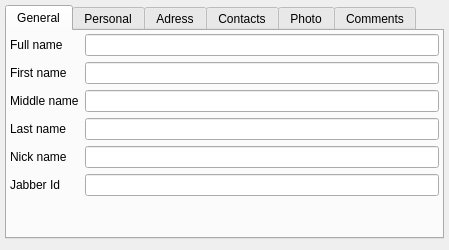
<?xml version="1.0" encoding="UTF-8"?>
<ui version="4.0">
 <class>VCardDialogClass</class>
 <widget class="QDialog" name="VCardDialogClass">
  <property name="geometry">
   <rect>
    <x>0</x>
    <y>0</y>
    <width>449</width>
    <height>250</height>
   </rect>
  </property>
  <layout class="QVBoxLayout" name="verticalLayout">
   <property name="margin">
    <number>5</number>
   </property>
   <item>
    <widget class="QTabWidget" name="twtVCard">
     <property name="currentIndex">
      <number>0</number>
     </property>
     <widget class="QWidget" name="tabGeneral">
      <attribute name="title">
       <string>General</string>
      </attribute>
      <layout class="QFormLayout" name="lotGeneral">
       <property name="margin">
        <number>3</number>
       </property>
       <item row="0" column="0">
        <widget class="QLabel" name="lblFullName">
         <property name="text">
          <string>Full name</string>
         </property>
         <property name="textFormat">
          <enum>Qt::PlainText</enum>
         </property>
         <property name="buddy">
          <cstring>lneFullName</cstring>
         </property>
        </widget>
       </item>
       <item row="0" column="1">
        <widget class="QLineEdit" name="lneFullName"/>
       </item>
       <item row="1" column="0">
        <widget class="QLabel" name="lblFirstName">
         <property name="text">
          <string>First name</string>
         </property>
         <property name="textFormat">
          <enum>Qt::PlainText</enum>
         </property>
         <property name="buddy">
          <cstring>lneFirstName</cstring>
         </property>
        </widget>
       </item>
       <item row="1" column="1">
        <widget class="QLineEdit" name="lneFirstName"/>
       </item>
       <item row="2" column="0">
        <widget class="QLabel" name="lblMiddleName">
         <property name="text">
          <string>Middle name</string>
         </property>
         <property name="textFormat">
          <enum>Qt::PlainText</enum>
         </property>
         <property name="buddy">
          <cstring>lneMiddleName</cstring>
         </property>
        </widget>
       </item>
       <item row="2" column="1">
        <widget class="QLineEdit" name="lneMiddleName"/>
       </item>
       <item row="3" column="0">
        <widget class="QLabel" name="lblLastName">
         <property name="text">
          <string>Last name</string>
         </property>
         <property name="textFormat">
          <enum>Qt::PlainText</enum>
         </property>
         <property name="buddy">
          <cstring>lneLastName</cstring>
         </property>
        </widget>
       </item>
       <item row="3" column="1">
        <widget class="QLineEdit" name="lneLastName"/>
       </item>
       <item row="4" column="0">
        <widget class="QLabel" name="lblNickName">
         <property name="text">
          <string>Nick name</string>
         </property>
         <property name="textFormat">
          <enum>Qt::PlainText</enum>
         </property>
         <property name="buddy">
          <cstring>lneNickName</cstring>
         </property>
        </widget>
       </item>
       <item row="4" column="1">
        <widget class="QLineEdit" name="lneNickName"/>
       </item>
       <item row="5" column="0">
        <widget class="QLabel" name="lblJabberId">
         <property name="text">
          <string>Jabber Id</string>
         </property>
         <property name="textFormat">
          <enum>Qt::PlainText</enum>
         </property>
         <property name="buddy">
          <cstring>lneJabberId</cstring>
         </property>
        </widget>
       </item>
       <item row="5" column="1">
        <widget class="QLineEdit" name="lneJabberId"/>
       </item>
      </layout>
     </widget>
     <widget class="QWidget" name="tabPersonal">
      <attribute name="title">
       <string>Personal</string>
      </attribute>
      <layout class="QFormLayout" name="lotPersonal">
       <property name="margin">
        <number>3</number>
       </property>
       <item row="0" column="0">
        <widget class="QLabel" name="lblBirthday">
         <property name="text">
          <string>Birthday</string>
         </property>
         <property name="textFormat">
          <enum>Qt::PlainText</enum>
         </property>
         <property name="buddy">
          <cstring>dedBirthday</cstring>
         </property>
        </widget>
       </item>
       <item row="0" column="1">
        <layout class="QHBoxLayout" name="lotPersonalBirthday">
         <item>
          <widget class="QDateEdit" name="dedBirthday">
           <property name="sizePolicy">
            <sizepolicy hsizetype="Expanding" vsizetype="Fixed">
             <horstretch>0</horstretch>
             <verstretch>0</verstretch>
            </sizepolicy>
           </property>
           <property name="dateTime">
            <datetime>
             <hour>0</hour>
             <minute>0</minute>
             <second>0</second>
             <year>1900</year>
             <month>1</month>
             <day>1</day>
            </datetime>
           </property>
           <property name="minimumDateTime">
            <datetime>
             <hour>0</hour>
             <minute>0</minute>
             <second>0</second>
             <year>1900</year>
             <month>1</month>
             <day>1</day>
            </datetime>
           </property>
           <property name="displayFormat">
            <string>dd.MMMM.yyyy</string>
           </property>
           <property name="calendarPopup">
            <bool>true</bool>
           </property>
          </widget>
         </item>
         <item>
          <widget class="QLabel" name="lblGender">
           <property name="text">
            <string>Gender</string>
           </property>
           <property name="textFormat">
            <enum>Qt::PlainText</enum>
           </property>
           <property name="buddy">
            <cstring>cmbGender</cstring>
           </property>
          </widget>
         </item>
         <item>
          <widget class="QComboBox" name="cmbGender">
           <property name="sizePolicy">
            <sizepolicy hsizetype="Expanding" vsizetype="Fixed">
             <horstretch>0</horstretch>
             <verstretch>0</verstretch>
            </sizepolicy>
           </property>
          </widget>
         </item>
        </layout>
       </item>
       <item row="1" column="0">
        <widget class="QLabel" name="lblMarital">
         <property name="text">
          <string>Marital status</string>
         </property>
         <property name="textFormat">
          <enum>Qt::PlainText</enum>
         </property>
         <property name="buddy">
          <cstring>lneMarital</cstring>
         </property>
        </widget>
       </item>
       <item row="1" column="1">
        <widget class="QLineEdit" name="lneMarital"/>
       </item>
       <item row="2" column="0">
        <widget class="QLabel" name="lblOcuupation">
         <property name="text">
          <string>Occupation</string>
         </property>
         <property name="textFormat">
          <enum>Qt::PlainText</enum>
         </property>
         <property name="buddy">
          <cstring>lneTitle</cstring>
         </property>
        </widget>
       </item>
       <item row="2" column="1">
        <widget class="QLineEdit" name="lneTitle"/>
       </item>
       <item row="3" column="0">
        <widget class="QLabel" name="lblCompany">
         <property name="text">
          <string>Company</string>
         </property>
         <property name="textFormat">
          <enum>Qt::PlainText</enum>
         </property>
         <property name="buddy">
          <cstring>lneCompany</cstring>
         </property>
        </widget>
       </item>
       <item row="3" column="1">
        <widget class="QLineEdit" name="lneCompany"/>
       </item>
       <item row="4" column="0">
        <widget class="QLabel" name="lblDepartment">
         <property name="text">
          <string>Department</string>
         </property>
         <property name="textFormat">
          <enum>Qt::PlainText</enum>
         </property>
         <property name="buddy">
          <cstring>lneDepartment</cstring>
         </property>
        </widget>
       </item>
       <item row="4" column="1">
        <widget class="QLineEdit" name="lneDepartment"/>
       </item>
       <item row="5" column="0">
        <widget class="QLabel" name="lblRole">
         <property name="text">
          <string>Role</string>
         </property>
         <property name="textFormat">
          <enum>Qt::PlainText</enum>
         </property>
         <property name="buddy">
          <cstring>lneRole</cstring>
         </property>
        </widget>
       </item>
       <item row="5" column="1">
        <widget class="QLineEdit" name="lneRole"/>
       </item>
       <item row="6" column="0">
        <widget class="QLabel" name="lblHomePage">
         <property name="text">
          <string>Home page</string>
         </property>
         <property name="textFormat">
          <enum>Qt::PlainText</enum>
         </property>
         <property name="buddy">
          <cstring>lneHomePage</cstring>
         </property>
        </widget>
       </item>
       <item row="6" column="1">
        <widget class="QLineEdit" name="lneHomePage"/>
       </item>
      </layout>
     </widget>
     <widget class="QWidget" name="tabAdress">
      <attribute name="title">
       <string>Adress</string>
      </attribute>
      <layout class="QHBoxLayout" name="lotAdress">
       <property name="margin">
        <number>3</number>
       </property>
       <item>
        <widget class="QGroupBox" name="grbHomeAdress">
         <property name="title">
          <string>Home</string>
         </property>
         <property name="flat">
          <bool>true</bool>
         </property>
         <layout class="QFormLayout" name="lotAdressHome">
          <property name="margin">
           <number>0</number>
          </property>
          <item row="0" column="0">
           <widget class="QLabel" name="lblHomeStreet">
            <property name="text">
             <string>Street</string>
            </property>
            <property name="textFormat">
             <enum>Qt::PlainText</enum>
            </property>
            <property name="buddy">
             <cstring>lneHomeStreet</cstring>
            </property>
           </widget>
          </item>
          <item row="0" column="1">
           <widget class="QLineEdit" name="lneHomeStreet"/>
          </item>
          <item row="1" column="0">
           <widget class="QLabel" name="lblHomeCity">
            <property name="text">
             <string>City</string>
            </property>
            <property name="textFormat">
             <enum>Qt::PlainText</enum>
            </property>
            <property name="buddy">
             <cstring>lneHomeCity</cstring>
            </property>
           </widget>
          </item>
          <item row="1" column="1">
           <widget class="QLineEdit" name="lneHomeCity"/>
          </item>
          <item row="2" column="0">
           <widget class="QLabel" name="lblHomeState">
            <property name="text">
             <string>State</string>
            </property>
            <property name="textFormat">
             <enum>Qt::PlainText</enum>
            </property>
            <property name="buddy">
             <cstring>lneHomeState</cstring>
            </property>
           </widget>
          </item>
          <item row="2" column="1">
           <widget class="QLineEdit" name="lneHomeState"/>
          </item>
          <item row="3" column="0">
           <widget class="QLabel" name="lblHomeZip">
            <property name="text">
             <string>Zip code</string>
            </property>
            <property name="textFormat">
             <enum>Qt::PlainText</enum>
            </property>
            <property name="buddy">
             <cstring>lneHomeZip</cstring>
            </property>
           </widget>
          </item>
          <item row="3" column="1">
           <widget class="QLineEdit" name="lneHomeZip"/>
          </item>
          <item row="4" column="0">
           <widget class="QLabel" name="lblHomeCountry">
            <property name="text">
             <string>Country</string>
            </property>
            <property name="textFormat">
             <enum>Qt::PlainText</enum>
            </property>
            <property name="buddy">
             <cstring>lneHomeCountry</cstring>
            </property>
           </widget>
          </item>
          <item row="4" column="1">
           <widget class="QLineEdit" name="lneHomeCountry"/>
          </item>
         </layout>
        </widget>
       </item>
       <item>
        <widget class="QGroupBox" name="grbWorkAdress">
         <property name="title">
          <string>Work</string>
         </property>
         <property name="flat">
          <bool>true</bool>
         </property>
         <layout class="QFormLayout" name="lotAdressWork">
          <property name="margin">
           <number>0</number>
          </property>
          <item row="0" column="0">
           <widget class="QLabel" name="lblWorkStreet">
            <property name="text">
             <string>Street</string>
            </property>
            <property name="textFormat">
             <enum>Qt::PlainText</enum>
            </property>
            <property name="buddy">
             <cstring>lneWorkStreet</cstring>
            </property>
           </widget>
          </item>
          <item row="0" column="1">
           <widget class="QLineEdit" name="lneWorkStreet"/>
          </item>
          <item row="1" column="0">
           <widget class="QLabel" name="lblWorkCity">
            <property name="text">
             <string>City</string>
            </property>
            <property name="textFormat">
             <enum>Qt::PlainText</enum>
            </property>
            <property name="buddy">
             <cstring>lneWorkCity</cstring>
            </property>
           </widget>
          </item>
          <item row="1" column="1">
           <widget class="QLineEdit" name="lneWorkCity"/>
          </item>
          <item row="2" column="0">
           <widget class="QLabel" name="lblWorkState">
            <property name="text">
             <string>State</string>
            </property>
            <property name="textFormat">
             <enum>Qt::PlainText</enum>
            </property>
            <property name="buddy">
             <cstring>lneWorkState</cstring>
            </property>
           </widget>
          </item>
          <item row="2" column="1">
           <widget class="QLineEdit" name="lneWorkState"/>
          </item>
          <item row="3" column="0">
           <widget class="QLabel" name="lblWorkZip">
            <property name="text">
             <string>Zip code</string>
            </property>
            <property name="textFormat">
             <enum>Qt::PlainText</enum>
            </property>
            <property name="buddy">
             <cstring>lneWorkZip</cstring>
            </property>
           </widget>
          </item>
          <item row="3" column="1">
           <widget class="QLineEdit" name="lneWorkZip"/>
          </item>
          <item row="4" column="0">
           <widget class="QLabel" name="lblWorkCountry">
            <property name="text">
             <string>Country</string>
            </property>
            <property name="textFormat">
             <enum>Qt::PlainText</enum>
            </property>
            <property name="buddy">
             <cstring>lneWorkCountry</cstring>
            </property>
           </widget>
          </item>
          <item row="4" column="1">
           <widget class="QLineEdit" name="lneWorkCountry"/>
          </item>
         </layout>
        </widget>
       </item>
      </layout>
     </widget>
     <widget class="QWidget" name="tabContacts">
      <attribute name="title">
       <string>Contacts</string>
      </attribute>
      <layout class="QHBoxLayout" name="lotContacts">
       <property name="margin">
        <number>3</number>
       </property>
       <item>
        <widget class="QGroupBox" name="grbEmail">
         <property name="title">
          <string>E-Mail</string>
         </property>
         <property name="flat">
          <bool>true</bool>
         </property>
         <layout class="QVBoxLayout" name="lotEmail">
          <property name="margin">
           <number>0</number>
          </property>
          <item>
           <widget class="QListWidget" name="ltwEmails"/>
          </item>
          <item>
           <layout class="QHBoxLayout" name="lotEmailButtons">
            <item>
             <widget class="QToolButton" name="tlbEmailAdd">
              <property name="sizePolicy">
               <sizepolicy hsizetype="Expanding" vsizetype="Fixed">
                <horstretch>0</horstretch>
                <verstretch>0</verstretch>
               </sizepolicy>
              </property>
              <property name="text">
               <string>Add</string>
              </property>
             </widget>
            </item>
            <item>
             <widget class="QToolButton" name="tlbEmailDelete">
              <property name="sizePolicy">
               <sizepolicy hsizetype="Expanding" vsizetype="Fixed">
                <horstretch>0</horstretch>
                <verstretch>0</verstretch>
               </sizepolicy>
              </property>
              <property name="text">
               <string>Delete</string>
              </property>
             </widget>
            </item>
           </layout>
          </item>
         </layout>
        </widget>
       </item>
       <item>
        <widget class="QGroupBox" name="grbPhone">
         <property name="title">
          <string>Phone</string>
         </property>
         <property name="flat">
          <bool>true</bool>
         </property>
         <layout class="QVBoxLayout" name="lotPhone">
          <property name="margin">
           <number>0</number>
          </property>
          <item>
           <widget class="QListWidget" name="ltwPhones"/>
          </item>
          <item>
           <layout class="QHBoxLayout" name="lotPhoneButtons">
            <item>
             <widget class="QToolButton" name="tlbPhoneAdd">
              <property name="sizePolicy">
               <sizepolicy hsizetype="Expanding" vsizetype="Fixed">
                <horstretch>0</horstretch>
                <verstretch>0</verstretch>
               </sizepolicy>
              </property>
              <property name="text">
               <string>Add</string>
              </property>
             </widget>
            </item>
            <item>
             <widget class="QToolButton" name="tlbPhoneDelete">
              <property name="sizePolicy">
               <sizepolicy hsizetype="Expanding" vsizetype="Fixed">
                <horstretch>0</horstretch>
                <verstretch>0</verstretch>
               </sizepolicy>
              </property>
              <property name="text">
               <string>Delete</string>
              </property>
             </widget>
            </item>
           </layout>
          </item>
         </layout>
        </widget>
       </item>
      </layout>
     </widget>
     <widget class="QWidget" name="tabPhoto">
      <attribute name="title">
       <string>Photo</string>
      </attribute>
      <layout class="QHBoxLayout" name="lotPhoto">
       <property name="margin">
        <number>3</number>
       </property>
       <item>
        <widget class="QGroupBox" name="grbPhoto">
         <property name="sizePolicy">
          <sizepolicy hsizetype="Expanding" vsizetype="Expanding">
           <horstretch>0</horstretch>
           <verstretch>0</verstretch>
          </sizepolicy>
         </property>
         <property name="title">
          <string>Photo</string>
         </property>
         <property name="flat">
          <bool>true</bool>
         </property>
         <layout class="QVBoxLayout" name="lotPhotoImage">
          <property name="margin">
           <number>0</number>
          </property>
          <item>
           <widget class="PrixmapFrame" name="pmfPhoto">
            <property name="sizePolicy">
             <sizepolicy hsizetype="Expanding" vsizetype="Expanding">
              <horstretch>0</horstretch>
              <verstretch>0</verstretch>
             </sizepolicy>
            </property>
            <property name="frameShape">
             <enum>QFrame::Box</enum>
            </property>
           </widget>
          </item>
          <item>
           <layout class="QHBoxLayout" name="lotPhotoButtons">
            <item>
             <widget class="QToolButton" name="tlbPhotoSave">
              <property name="sizePolicy">
               <sizepolicy hsizetype="Expanding" vsizetype="Fixed">
                <horstretch>0</horstretch>
                <verstretch>0</verstretch>
               </sizepolicy>
              </property>
              <property name="text">
               <string>Save</string>
              </property>
             </widget>
            </item>
            <item>
             <widget class="QToolButton" name="tlbPhotoLoad">
              <property name="sizePolicy">
               <sizepolicy hsizetype="Expanding" vsizetype="Fixed">
                <horstretch>0</horstretch>
                <verstretch>0</verstretch>
               </sizepolicy>
              </property>
              <property name="text">
               <string>Load</string>
              </property>
             </widget>
            </item>
            <item>
             <widget class="QToolButton" name="tlbPhotoClear">
              <property name="sizePolicy">
               <sizepolicy hsizetype="Expanding" vsizetype="Fixed">
                <horstretch>0</horstretch>
                <verstretch>0</verstretch>
               </sizepolicy>
              </property>
              <property name="text">
               <string>Clear</string>
              </property>
             </widget>
            </item>
           </layout>
          </item>
         </layout>
        </widget>
       </item>
       <item>
        <widget class="QGroupBox" name="grbLogo">
         <property name="sizePolicy">
          <sizepolicy hsizetype="Expanding" vsizetype="Expanding">
           <horstretch>0</horstretch>
           <verstretch>0</verstretch>
          </sizepolicy>
         </property>
         <property name="title">
          <string>Logo</string>
         </property>
         <property name="flat">
          <bool>true</bool>
         </property>
         <layout class="QVBoxLayout" name="lotLogoImage">
          <property name="margin">
           <number>0</number>
          </property>
          <item>
           <widget class="PrixmapFrame" name="pmfLogo">
            <property name="sizePolicy">
             <sizepolicy hsizetype="Expanding" vsizetype="Expanding">
              <horstretch>0</horstretch>
              <verstretch>0</verstretch>
             </sizepolicy>
            </property>
            <property name="frameShape">
             <enum>QFrame::Box</enum>
            </property>
           </widget>
          </item>
          <item>
           <layout class="QHBoxLayout" name="lotLogoButtons">
            <item>
             <widget class="QToolButton" name="tlbLogoSave">
              <property name="sizePolicy">
               <sizepolicy hsizetype="Expanding" vsizetype="Fixed">
                <horstretch>0</horstretch>
                <verstretch>0</verstretch>
               </sizepolicy>
              </property>
              <property name="text">
               <string>Save</string>
              </property>
             </widget>
            </item>
            <item>
             <widget class="QToolButton" name="tlbLogoLoad">
              <property name="sizePolicy">
               <sizepolicy hsizetype="Expanding" vsizetype="Fixed">
                <horstretch>0</horstretch>
                <verstretch>0</verstretch>
               </sizepolicy>
              </property>
              <property name="text">
               <string>Load</string>
              </property>
             </widget>
            </item>
            <item>
             <widget class="QToolButton" name="tlbLogoClear">
              <property name="sizePolicy">
               <sizepolicy hsizetype="Expanding" vsizetype="Fixed">
                <horstretch>0</horstretch>
                <verstretch>0</verstretch>
               </sizepolicy>
              </property>
              <property name="text">
               <string>Clear</string>
              </property>
             </widget>
            </item>
           </layout>
          </item>
         </layout>
        </widget>
       </item>
      </layout>
     </widget>
     <widget class="QWidget" name="tabComments">
      <attribute name="title">
       <string>Comments</string>
      </attribute>
      <layout class="QVBoxLayout" name="lotComments">
       <property name="margin">
        <number>3</number>
       </property>
       <item>
        <widget class="QTextEdit" name="tedComments"/>
       </item>
      </layout>
     </widget>
    </widget>
   </item>
   <item>
    <widget class="QDialogButtonBox" name="btbButtons"/>
   </item>
  </layout>
 </widget>
 <layoutdefault spacing="6" margin="11"/>
 <customwidgets>
  <customwidget>
   <class>PrixmapFrame</class>
   <extends>QFrame</extends>
   <header>prixmapframe.h</header>
   <container>1</container>
  </customwidget>
 </customwidgets>
 <tabstops>
  <tabstop>twtVCard</tabstop>
  <tabstop>lneFullName</tabstop>
  <tabstop>lneFirstName</tabstop>
  <tabstop>lneMiddleName</tabstop>
  <tabstop>lneLastName</tabstop>
  <tabstop>lneNickName</tabstop>
  <tabstop>lneJabberId</tabstop>
  <tabstop>dedBirthday</tabstop>
  <tabstop>cmbGender</tabstop>
  <tabstop>lneMarital</tabstop>
  <tabstop>lneTitle</tabstop>
  <tabstop>lneDepartment</tabstop>
  <tabstop>lneCompany</tabstop>
  <tabstop>lneRole</tabstop>
  <tabstop>lneHomePage</tabstop>
  <tabstop>lneHomeStreet</tabstop>
  <tabstop>lneHomeCity</tabstop>
  <tabstop>lneHomeState</tabstop>
  <tabstop>lneHomeZip</tabstop>
  <tabstop>lneHomeCountry</tabstop>
  <tabstop>lneWorkStreet</tabstop>
  <tabstop>lneWorkCity</tabstop>
  <tabstop>lneWorkState</tabstop>
  <tabstop>lneWorkZip</tabstop>
  <tabstop>lneWorkCountry</tabstop>
 </tabstops>
 <resources/>
 <connections/>
</ui>
